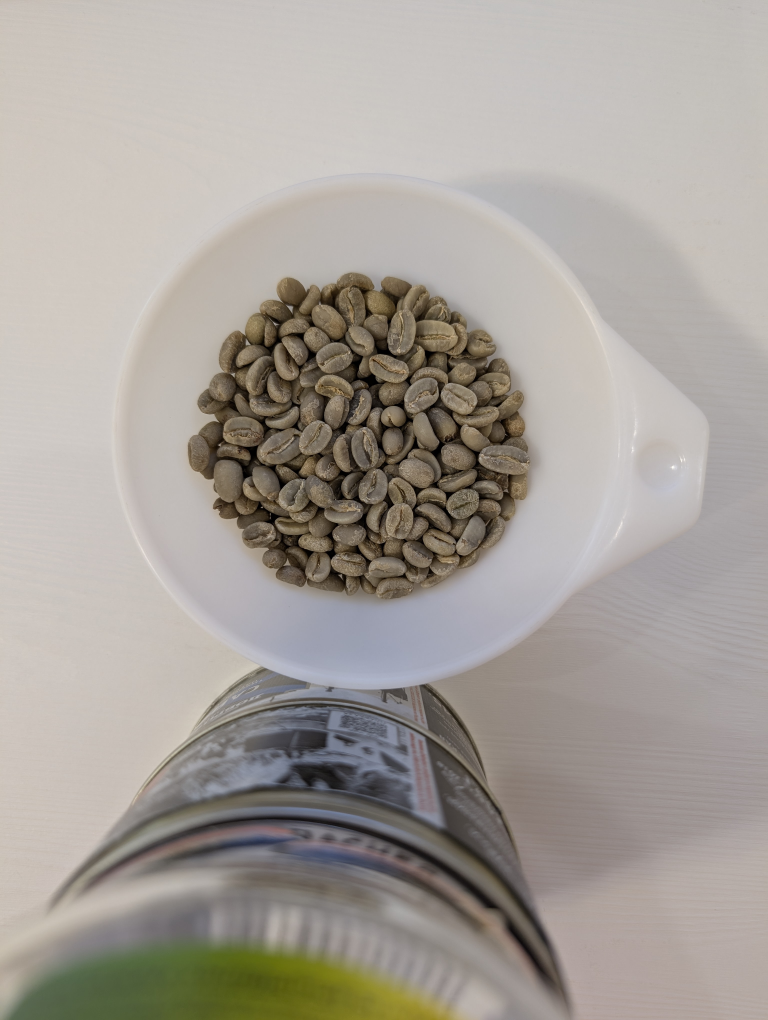
#> input picture dataset/2026-08-09__test_new_format/PXL_20260809_115827675.jpg, 3072 x 4080 px (shown at 1/4 size)
$ python -i bean_scale.py   (imports and definitions only)
#> lines starting #> are read from the running program, lines starting #| are printed output that depends on the picture
#> further down, picture is the input picture: shape (4080, 3072, 3); mean B, G, R 153.4, 160, 166
"""Estimate bean pitch (centre-to-centre spacing) in pixels from a photo.

This is what makes the pipeline usable at inference. Patch size used to be a
fraction of the frame, which only produced sensible bean coverage because every
rig happened to frame a similar bean count -- an assumption nothing checked, and
one a user pointing a phone cannot be expected to satisfy. Measuring the pitch
instead makes "how many beans in a patch" a quantity the code controls directly.

**The same estimator must run at training and at inference.** A more accurate
method offline plus a cheap one live would inflate every reported metric: the
model would be trained and scored on well-sized patches, then meet worse-sized
ones in the field. With one shared estimator the absolute bias cancels -- a
constant k merely redefines what "patch scale" means, identically on both sides
-- so what matters is only consistency across rigs and per-image variance.

For the same reason the estimate is **per photo, not per session**. A session
median is roughly 3x more accurate (6.3% vs 19.2% MAPE), but at inference there
is only one photo, so training on session medians would reintroduce exactly the
mismatch this module exists to avoid. The estimator's ~24% per-image scatter is
instead absorbed as scale augmentation, because it is present during training.

Method and calibration come from analysis/bean_scale/, benchmarked against 30
hand-counted crops across all three rigs. The FFT radial profile won not on raw
accuracy but on bias *consistency* (spread 1.04 across rigs, versus 1.32 for the
distance-transform and granulometry methods that looked more promising). See
that directory's README for the full comparison.
"""
from __future__ import annotations

import cv2
import numpy as np

# Every candidate estimator reads something smaller than centre-to-centre
# spacing -- inscribed radius, or the short axis of an elongated bean -- so all
# of them need a multiplicative correction. This one is calibrated against the
# manual counts, not guessed: mean(estimate/ground_truth) over 30 crops was
# 0.847, so k = 1/0.847.
CALIBRATION_K = 1.18

# Search band for the dominant period, in cycles across the analysis window.
# 4..80 cycles over 1024px corresponds to a pitch of 12.8..256px in the resized
# image, which comfortably brackets every rig once the window is normalised.
_K_LO, _K_HI = 4, 80
_WINDOW = 1024


def _radial_mean(power: np.ndarray) -> np.ndarray:
    n = power.shape[0]
    c = n // 2
    yy, xx = np.mgrid[0:n, 0:n]
    r = np.sqrt((yy - c) ** 2 + (xx - c) ** 2).astype(int)
    return np.bincount(r.ravel(), power.ravel()) / np.maximum(np.bincount(r.ravel()), 1)


# Fraction of the short side analysed. The estimator is measured, and calibrated,
# on a window this size -- feeding it a whole frame instead overestimates pitch by
# 33% and inflates cross-rig spread from 1.04 to 1.27, because downscaling a 5056px
# photo into the analysis window leaves beans only ~65px across and lets vignetting
# and lighting gradients dominate the low-frequency end. Calibration and use must
# see the same field of view, so the crop happens here rather than at the call site.
ANALYSIS_FRAC = 0.40


def estimate_bean_pitch(img: np.ndarray, max_side: int = 1024, **band) -> float:
    """Centre-to-centre bean spacing in pixels of `img`.

    `img` is BGR or grayscale, full resolution. Runs in ~150ms, which is what
    makes it affordable at inference as well as on every photo of every epoch's
    dataset build.

    `**band` forwards k_lo/k_hi/analysis_frac to estimate_bean_pitch_k for
    offline calibration sweeps; every production caller omits it and gets the
    module constants, so training and inference stay bit-identical to before.
    """
    return estimate_bean_pitch_k(img, max_side, **band)[0]


def pitch_kwargs(cfg) -> dict:
    """The estimator geometry a RunConfig asks for, as kwargs.

    One place that knows the mapping, so a caller with a cfg cannot accidentally
    estimate pitch under different geometry than the run was configured with --
    which is the train/inference parity failure these fields exist to prevent.
    """
    return {"k_lo": cfg.bean_k_lo, "k_hi": cfg.bean_k_hi,
            "analysis_frac": cfg.bean_analysis_frac, "calibration_k": cfg.bean_calibration_k}


def estimate_bean_pitch_k(img: np.ndarray, max_side: int = 1024,
                          k_lo: int | None = None, k_hi: int | None = None,
                          analysis_frac: float | None = None,
                          calibration_k: float | None = None) -> tuple[float, int]:
    """(pitch_px, k) -- the same estimate, plus which band bin won.

    `k` is what the caller needs to see whether the argmax landed on the band's
    low edge rather than on a genuine peak: at k == k_lo the true period lies
    past the edge and is being clipped, which under-estimates pitch. It is
    reported rather than inferred because `pitch = n / k * scale * K` is not
    invertible without also knowing n and scale.

    The three overrides exist so `analysis/bean_scale/` can sweep the band
    against hand-counted ground truth without editing module constants (and
    without a private reimplementation drifting out of sync, which is what the
    benchmark's own m0_fft_radial had done).
    """
#> called with max_side = 1024
    k_lo = _K_LO if k_lo is None else k_lo
    k_hi = _K_HI if k_hi is None else k_hi
    analysis_frac = ANALYSIS_FRAC if analysis_frac is None else analysis_frac
    calibration_k = CALIBRATION_K if calibration_k is None else calibration_k
    if img.ndim == 3:
        gray = cv2.cvtColor(img, cv2.COLOR_BGR2GRAY)
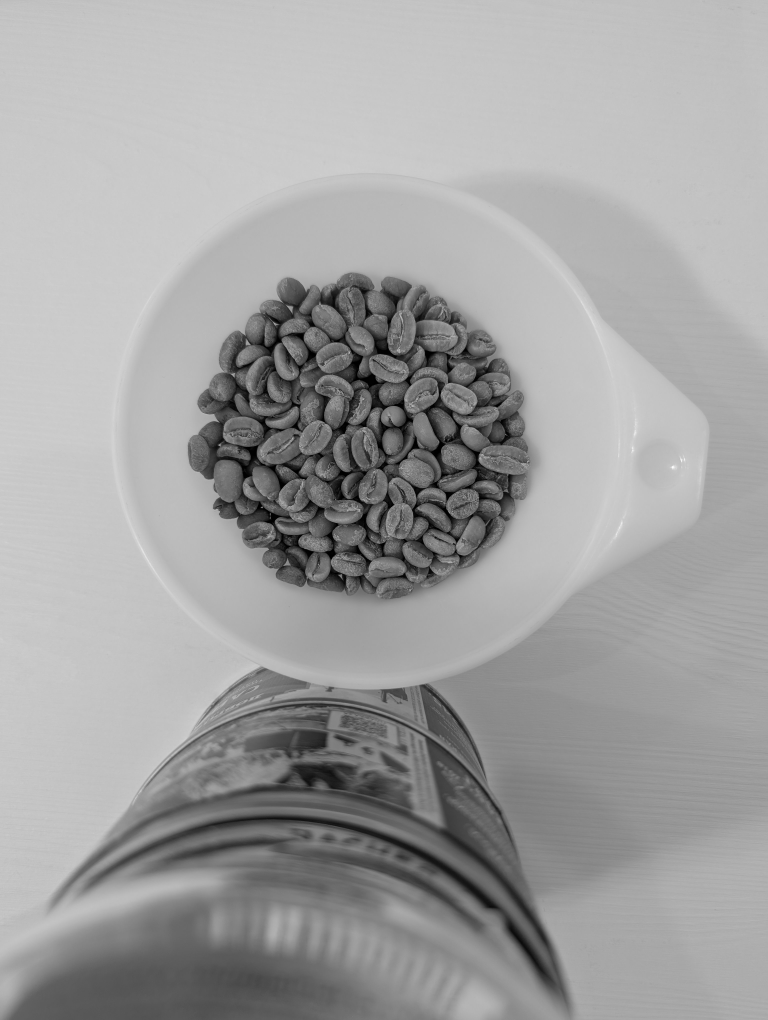
#> gray: shape (4080, 3072) (shown at 1/4 size); min 0, max 255, mean 161
    else:
        gray = img
    side = int(min(gray.shape[:2]) * analysis_frac)
#> side = 1228
    cy, cx = gray.shape[0] // 2, gray.shape[1] // 2
#> cy = 2040; cx = 1536
    gray = gray[cy - side // 2:cy + side // 2, cx - side // 2:cx + side // 2]
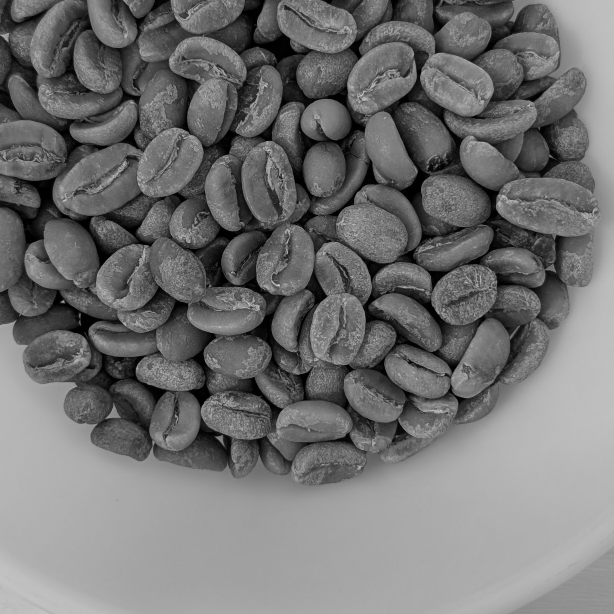
#> gray: shape (1228, 1228) (shown at 1/2 size); min 0, max 215, mean 114.4
    h, w = gray.shape
#> h = 1228; w = 1228
    scale = max(h, w) / max_side
#> scale = 1.2
    if scale > 1:
        gray = cv2.resize(gray, (int(w / scale), int(h / scale)), interpolation=cv2.INTER_AREA)
#> gray: shape (1024, 1024)
    else:
        scale = 1.0

    n = min(_WINDOW, gray.shape[0], gray.shape[1])
#> n = 1024
    n -= n % 2
    if n < 64:
        raise ValueError(f"image too small to estimate bean pitch ({gray.shape})")
    cy, cx = gray.shape[0] // 2, gray.shape[1] // 2
#> cy = 512; cx = 512
    g = gray[cy - n // 2:cy + n // 2, cx - n // 2:cx + n // 2].astype(np.float32)
    g -= g.mean()
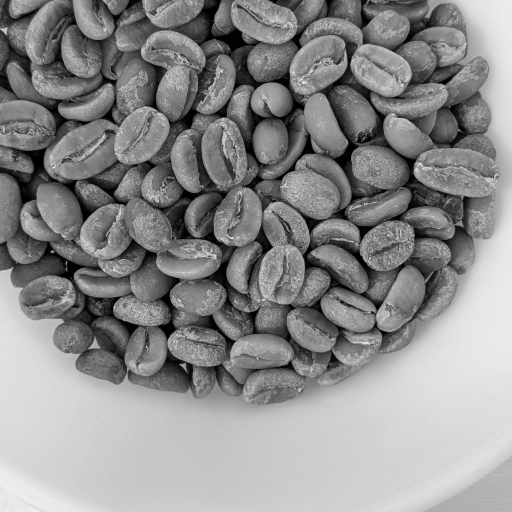
#> g: shape (1024, 1024) float32 (shown at 1/2 size); min -114.4, max 92.59, mean 0; drawn with min black and max white
    g *= np.outer(np.hanning(n), np.hanning(n))
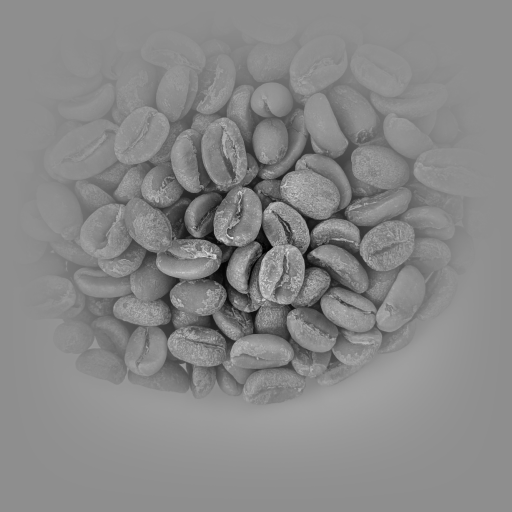
#> g: shape (1024, 1024) float32 (shown at 1/2 size); min -113.6, max 89.58, mean -5; drawn with min black and max white

    power = np.abs(np.fft.fftshift(np.fft.fft2(g))) ** 2
    prof = _radial_mean(power)
#> prof = 725 values, max 2.78e+13 at index 0, min 156164.4 at index 711, mean 5.6e+10
    hi = min(k_hi, len(prof) - 1)
#> hi = 80
    # Natural image spectra fall off roughly as 1/f, which would put the argmax
    # at the lowest frequency in the band regardless of content; the k^1.5 term
    # flattens that so the bean period itself is what stands out.
    weighted = prof[k_lo:hi] * np.arange(k_lo, hi) ** 1.5
#> weighted = 76 values, max 5.73e+12 at index 15, min 4.5e+11 at index 70, mean 1.72e+12
    k = k_lo + int(np.argmax(weighted))
#> k = 19
    return float(n / k * scale * calibration_k), k


def beans_across(img: np.ndarray, side_px: float | None = None) -> float:
    """How many beans span `side_px` (default: the image's short side).

    Defined as side / pitch, which equals sqrt(bean count) over a square of that
    side -- an area-derived average rather than a tally along one edge, because
    an edge tally depends on which line you pick and is far noisier.
    """
    pitch = estimate_bean_pitch(img)
    if side_px is None:
        side_px = min(img.shape[:2])
    return float(side_px / pitch)

>>> import cv2
>>> picture = cv2.imread('../dataset/2026-08-09__test_new_format/PXL_20260809_115827675.jpg')
>>> result = estimate_bean_pitch(picture)
#> result = 76.27

$ run again, on dataset/2026-08-09__test_new_format/PXL_20260809_115836451.jpg
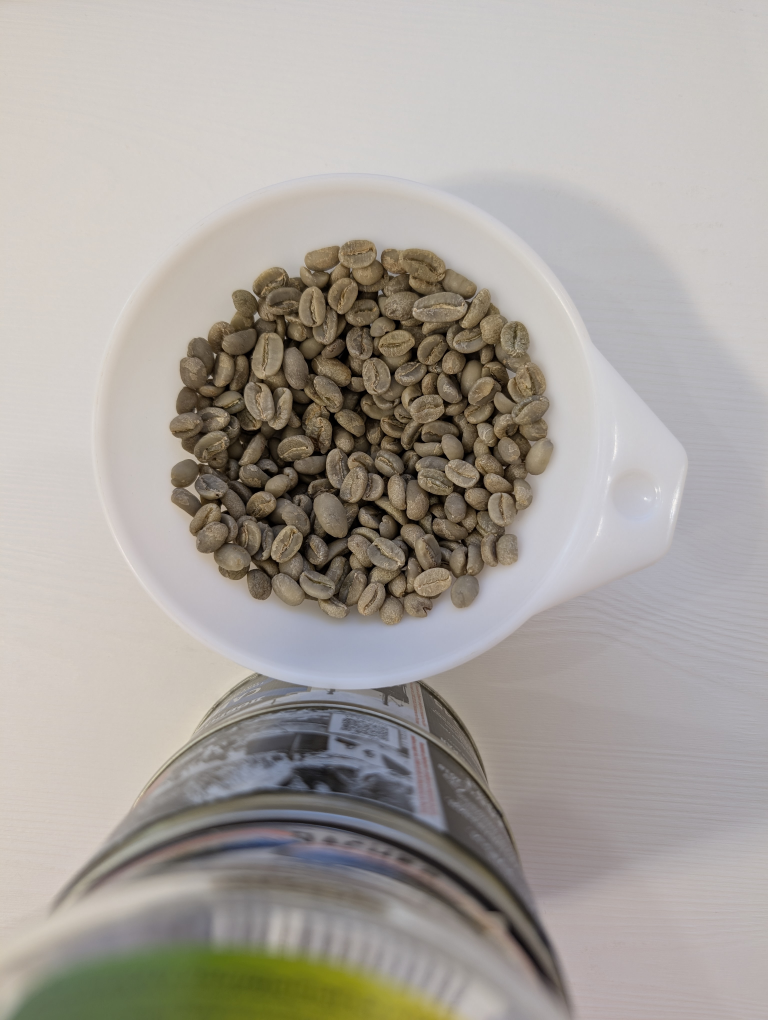
#> input picture dataset/2026-08-09__test_new_format/PXL_20260809_115836451.jpg, 3072 x 4080 px (shown at 1/4 size)
#> picture is the input picture: shape (4080, 3072, 3); mean B, G, R 157.6, 163.5, 169
#> in estimate_bean_pitch_k, `gray = gray[cy - side // 2:cy + side // 2, cx - side // 2:cx + side //..`:
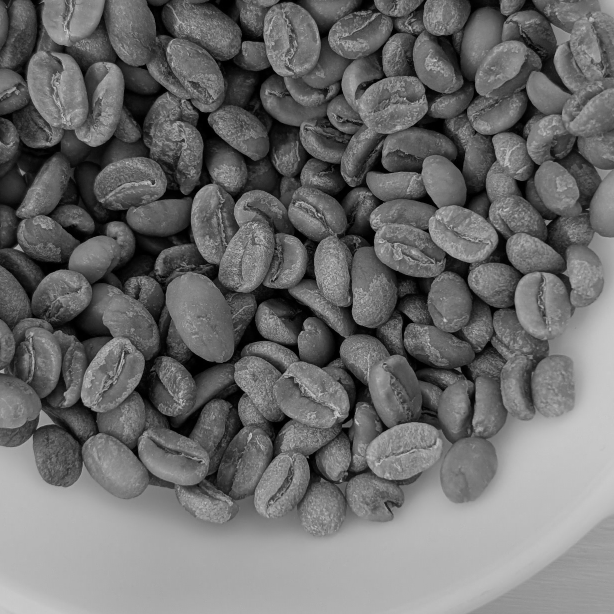
#> gray: shape (1228, 1228) (shown at 1/2 size); min 0, max 212, mean 108.1
#> in estimate_bean_pitch_k, `g *= np.outer(np.hanning(n), np.hanning(n))`:
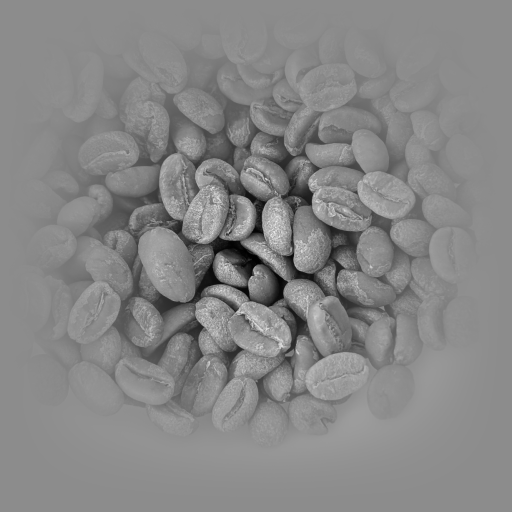
#> g: shape (1024, 1024) float32 (shown at 1/2 size); min -108.1, max 88.42, mean -4.3; drawn with min black and max white
#> prof = 725 values, max 2.06e+13 at index 0, min 176174.9 at index 716, mean 4.19e+10
#> hi = 80
#> weighted = 76 values, max 6.42e+12 at index 8, min 3.7e+11 at index 73, mean 1.96e+12
#> k = 12
#> result = 120.8
